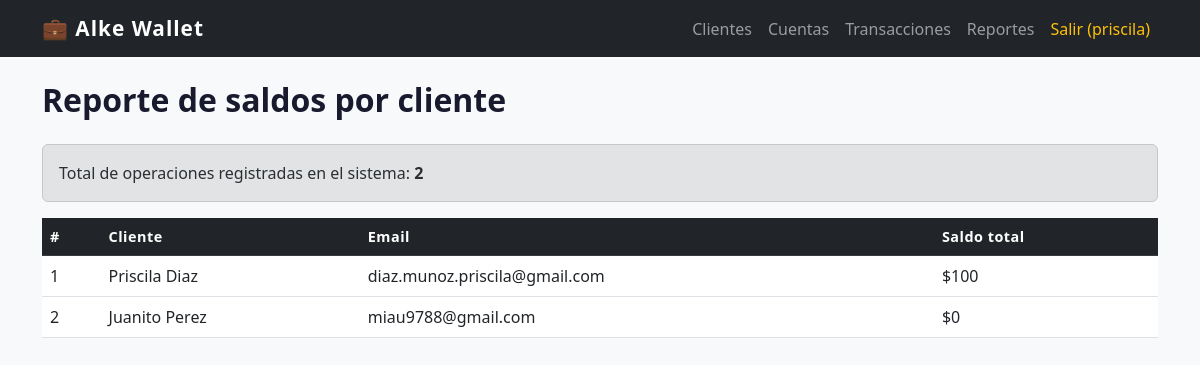
Screenshot of /reportes/saldos/ (signed in) with the database file from the repository.
### gestion/models.py (models this page shows, shortened)
class Cliente(models.Model):
    usuario = models.OneToOneField(User, on_delete=models.CASCADE, null=True, blank=True)
    nombre = models.CharField(max_length=100)
    email = models.EmailField(unique=True)
    telefono = models.CharField(max_length=20, blank=True, null=True)
    rut = models.CharField(max_length=15, unique=True)
    fecha_registro = models.DateTimeField(auto_now_add=True)
    class Meta:
        ordering = ['nombre']

### gestion/views.py (the view)
# urls.py: path('reportes/saldos/', views.reporte_saldos, name='reporte_saldos'),
@login_required
def reporte_saldos(request):
    clientes_con_saldo = Cliente.objects.raw("""
        SELECT c.id, c.nombre, c.email, SUM(cu.saldo) as saldo_total
        FROM gestion_cliente c
        JOIN gestion_cuenta cu ON cu.cliente_id = c.id
        WHERE cu.activa = 1
        GROUP BY c.id, c.nombre, c.email
        ORDER BY saldo_total DESC
    """)
    with connection.cursor() as cursor:
        cursor.execute("SELECT COUNT(*) FROM gestion_transaccion")
        total_ops = cursor.fetchone()[0]
    return render(request, 'gestion/reporte_saldos.html', {
        'clientes': clientes_con_saldo,
        'total_ops': total_ops,
    })

### templates/gestion/reporte_saldos.html (shortened to what this page needs)
{% extends 'base.html' %}
{% block content %}
<h2 class="mb-4">Reporte de saldos por cliente</h2>
<div class="alert alert-secondary">
    Total de operaciones registradas en el sistema: <strong>{{ total_ops }}</strong>
</div>
<table class="table table-hover">
    <thead class="table-dark">
        <tr>
            <th>#</th>
            <th>Cliente</th>
            <th>Email</th>
            <th>Saldo total</th>
        </tr>
    </thead>
    <tbody>
        {% for cliente in clientes %}
        <tr>
            <td>{{ forloop.counter }}</td>
            <td>{{ cliente.nombre }}</td>
            <td>{{ cliente.email }}</td>
            <td>${{ cliente.saldo_total }}</td>
        </tr>
        {% empty %}
        <tr><td colspan="4" class="text-muted">Sin datos para mostrar.</td></tr>
        {% endfor %}
    </tbody>
</table>
{% endblock %}

### templates/base.html (shortened to what this page needs)
<!DOCTYPE html>
<html lang="es">
<head>
    <link href="https://cdn.jsdelivr.net/npm/bootstrap@5.3.0/dist/css/bootstrap.min.css" rel="stylesheet">
    {% load static %}
    <link rel="stylesheet" href="{% static 'css/estilos.css' %}">
</head>
<body>
    <nav class="navbar navbar-expand-lg navbar-dark bg-dark">
        <div class="container">
            <a class="navbar-brand fw-bold" href="{% url 'dashboard' %}">💼 Alke Wallet</a>
            <div class="navbar-nav ms-auto">
                {% if user.is_authenticated %}
                    <a class="nav-link" href="{% url 'cliente_lista' %}">Clientes</a>
                    <a class="nav-link" href="{% url 'cuenta_lista' %}">Cuentas</a>
                    <a class="nav-link" href="{% url 'transaccion_lista' %}">Transacciones</a>
                    <a class="nav-link" href="{% url 'reporte_saldos' %}">Reportes</a>
                    <a class="nav-link text-warning" href="{% url 'logout' %}">Salir ({{ user.username }})</a>
                {% else %}
                    <a class="nav-link" href="{% url 'login' %}">Iniciar sesión</a>
                {% endif %}
            </div>
        </div>
    </nav>
    <div class="container mt-4">
        {% block content %}{% endblock %}
    </div>
</body>
</html>

### static/css/estilos.css (style rules this page uses)
body { background-color: #f8f9fa; font-family: 'Segoe UI', sans-serif; }
.navbar-brand { font-size: 1.3rem; letter-spacing: 1px; }
table thead th { font-weight: 600; font-size: 0.9rem; letter-spacing: 0.5px; }
h2 { font-weight: 700; color: #1a1a2e; }

### rows the page displays
Cliente: nombre "Priscila Diaz", email "diaz.munoz.priscila@gmail.com", saldo_total "100"
Cliente: nombre "Juanito Perez", email "miau9788@gmail.com", saldo_total "0"

### other values shown
{{ user.username }} "priscila"
{{ total_ops }} "2"
